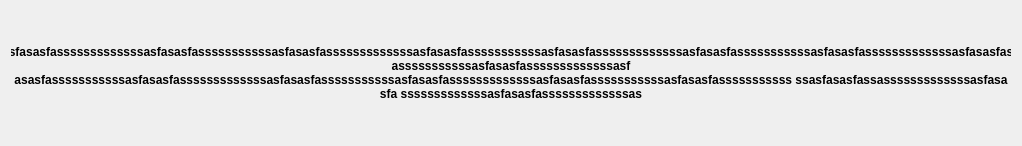
<?xml version="1.0" encoding="UTF-8"?>
<ui version="4.0">
 <class>blockWidget</class>
 <widget class="QWidget" name="blockWidget">
  <property name="geometry">
   <rect>
    <x>0</x>
    <y>0</y>
    <width>544</width>
    <height>146</height>
   </rect>
  </property>
  <property name="minimumSize">
   <size>
    <width>0</width>
    <height>50</height>
   </size>
  </property>
  <property name="maximumSize">
   <size>
    <width>16777215</width>
    <height>1000</height>
   </size>
  </property>
  <property name="windowTitle">
   <string>Form</string>
  </property>
  <layout class="QVBoxLayout" name="verticalLayout">
   <item>
    <widget class="QLabel" name="blockName">
     <property name="sizePolicy">
      <sizepolicy hsizetype="Expanding" vsizetype="Expanding">
       <horstretch>0</horstretch>
       <verstretch>0</verstretch>
      </sizepolicy>
     </property>
     <property name="minimumSize">
      <size>
       <width>0</width>
       <height>25</height>
      </size>
     </property>
     <property name="maximumSize">
      <size>
       <width>1000</width>
       <height>16777215</height>
      </size>
     </property>
     <property name="layoutDirection">
      <enum>Qt::LeftToRight</enum>
     </property>
     <property name="styleSheet">
      <string notr="true">font-weight: bold;</string>
     </property>
     <property name="text">
      <string>fasasfasssssssssssssasfasasfasssssssssssssasfasasfasssssssssssssasfasasfsssssssssasfasasfasssssssssssssasfasasfasssssssssssasfasasfasssssssssssssasfasasfasssssssssssasfasasfasssssssssssssasfasasfasssssssssssasfasasfasssssssssssssasfasasfasssssssssssasfasasfasssssssssssssasfasasfasssssssssssasfasasfasssssssssssssasfasasfasssssssssssasfasasfasssssssssssssasfasasfasssssssssssasfasasfasssssssssssssasfasasfasssssssssssasfasasfasssssssssssssasfasasfasssssssssssasfasasfasssssssssssssasfasasf asssssssssssasfasasfasssssssssssssasf asasfasssssssssssasfasasfasssssssssssssasfasasfasssssssssssasfasasfasssssssssssssasfasasfasssssssssssasfasasfasssssssssss ssasfasasfassasssssssssssssasfasa sfa sssssssssssssasfasasfasssssssssssssas</string>
     </property>
     <property name="textFormat">
      <enum>Qt::PlainText</enum>
     </property>
     <property name="scaledContents">
      <bool>true</bool>
     </property>
     <property name="alignment">
      <set>Qt::AlignCenter</set>
     </property>
     <property name="wordWrap">
      <bool>true</bool>
     </property>
     <property name="indent">
      <number>-1</number>
     </property>
    </widget>
   </item>
  </layout>
 </widget>
 <resources/>
 <connections/>
</ui>
